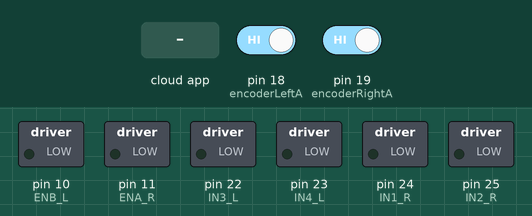
Bench run of a sketch on a simulated Arduino Mega 2560, built with avr-gcc and run on an emulated ATmega2560. Parts: switched loads named in the sketch (green lamp = pin HIGH). The inputs (shaded band) are chosen by the test bench; at power-on: pin 18 (encoderLeftA) HIGH, pin 19 (encoderRightA) HIGH. The ROS host is connected and sends only what is stated.

Above: at 1.2 s.
1.3 s: the phone or cloud app sets linear.x to -100
At 2.1 s:
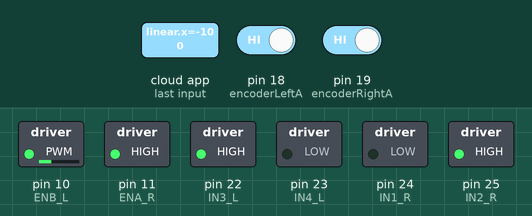
2.8 s: the phone or cloud app sets angular.z to -100
At 3.1 s:
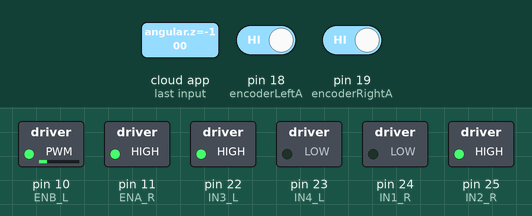
4.3 s: the phone or cloud app sets linear.x to 0
At 5.5 s:
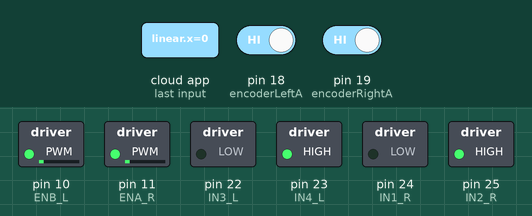
5.8 s: the phone or cloud app sets angular.z to 100
At 6.7 s:
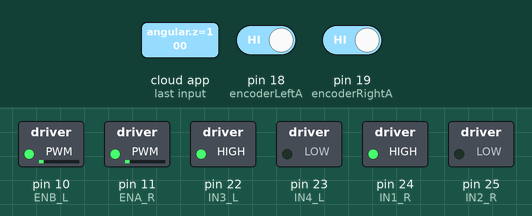
7.3 s: the phone or cloud app sets linear.x to 100
At 7.7 s:
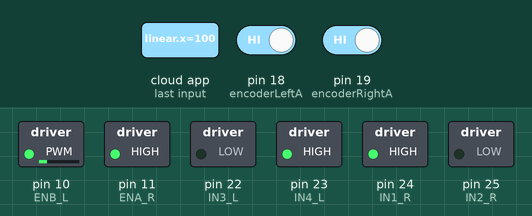
8.8 s: the phone or cloud app sets angular.z to 0
At 10.2 s:
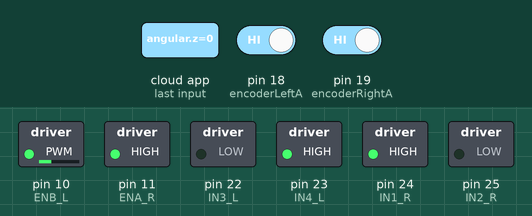
Timing chart, 0 to 11.3 s (numbered marks = the images above; inputs shaded):
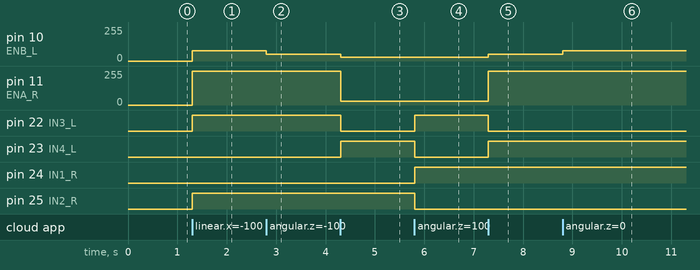

The sketch:

Public_Odometry.ino
```cpp
#include <ArduinoHardware.h>
#include <ros.h>
#include <ros/time.h>
#include <tf/tf.h>
#include <geometry_msgs/Twist.h>
#include <tf/transform_broadcaster.h>
#include <nav_msgs/Odometry.h>
#include <LiquidCrystal.h>

ros::NodeHandle nh;

#define ENB_L 10
#define IN3_L 22
#define IN4_L 23
#define ENA_R 11
#define IN1_R 24
#define IN2_R 25

#define encoderLeftA 18
#define encoderLeftB 16
#define encoderRightA 19
#define encoderRightB 17

volatile double counterL = 0, counterR = 0;

double w_r=0, w_l=0;
//wheel_rad is the wheel radius ,wheel_sep is
double wheel_rad = 0.03, wheel_sep = 0.17;
double speed_ang=0, speed_lin=0;

double x = 0.0;
double y = 0.0;
double theta = 0.0;
double dt = 0.1; //delta t = 100 ms

double vx = 0.0;
double vth = 0.0;

double dLeft = 0.0;
double dRight = 0.0;
double dCenter = 0.0;
double phi = 0.0;

void messageCb( const geometry_msgs::Twist& msg){
  speed_ang = msg.angular.z;
  speed_lin = msg.linear.x;
  w_r = (speed_lin/wheel_rad) + ((speed_ang*wheel_sep)/(2.0*wheel_rad));
  w_l = (speed_lin/wheel_rad) - ((speed_ang*wheel_sep)/(2.0*wheel_rad));
}
void Motors_init();
void countpulseLeft();
void countpulseRight();
void MotorL(int Pulse_Width1);
void MotorR(int Pulse_Width2);

double getDistanceLeft();
double getDistanceRight();

//Tranform broadcaster object
geometry_msgs::TransformStamped odom_trans;
geometry_msgs::Quaternion odom_quat;
tf::TransformBroadcaster odom_broadcaster;
//Odometry object
nav_msgs::Odometry odom;
ros::Publisher odom_pub("/odom", &odom);
ros::Subscriber<geometry_msgs::Twist> sub("/cmd_vel", &messageCb );

void setup() {
//  Serial.begin(9600);
  Motors_init();
  nh.initNode();
  nh.subscribe(sub);
  nh.advertise(odom_pub);
  odom_broadcaster.init(nh);
}

void loop() {

  MotorL(w_l*10);
  MotorR(w_r*10);

  dLeft = getDistanceLeft();
  dRight = getDistanceRight();
  dCenter = (dLeft + dRight)/2.0;
  phi = (dRight - dLeft)/wheel_sep;
  theta += phi;
  //constrain theta to the range 0 to 2pi
  if (theta > 2.0*PI) theta -=2.0*PI;
  if (theta <0.0) theta +=2.0*PI;
  //update Robot's x, y coordinates
  x += dCenter*cos(theta);
  y += dCenter*sin(theta);
  geometry_msgs::Quaternion odom_quat = tf::createQuaternionFromYaw(theta);
  //
  //publish the transform over tf
  //
  odom_trans.header.stamp = nh.now();
  odom_trans.header.frame_id = "odom";
  odom_trans.child_frame_id = "link_chassis";

  odom_trans.transform.translation.x = x;
  odom_trans.transform.translation.y = y;
  odom_trans.transform.translation.z = 0.0;
  odom_trans.transform.rotation = odom_quat;
  //send the transform
  odom_broadcaster.sendTransform(odom_trans);
  //
  //publish the odometry msg over ROS
  //
  vth = speed_ang;
  vx = speed_lin;
  odom.header.stamp = nh.now();
  odom.header.frame_id = "odom";
  //set the position
  odom.pose.pose.position.x = x;
  odom.pose.pose.position.y = y;
  odom.pose.pose.position.z = 0.0;
  odom.pose.pose.orientation = odom_quat;
  //set the velocity
  odom.child_frame_id = "link_chassis";
  odom.twist.twist.linear.x = vx;
  odom.twist.twist.linear.y = 0.0;
  odom.twist.twist.angular.z = vth;
  //publish the message
  odom_pub.publish(&odom);

  nh.spinOnce();

}
double getDistanceRight(){
  double sR = (counterR/374.0)*2.0*PI*wheel_rad;
  Serial.print(" counter Right: ");
  Serial.println(counterR);
  counterR = 0;
  return sR;
}
double getDistanceLeft(){
  double sL = (counterL/374.0)*2.0*PI*wheel_rad;
  Serial.print(" counter Left: ");
  Serial.println(counterL);
  counterL = 0;
  return sL;
}

void Motors_init(){
 pinMode(ENB_L, OUTPUT);
 pinMode(ENA_R, OUTPUT);
 pinMode(IN3_L, OUTPUT);
 pinMode(IN4_L, OUTPUT);
 pinMode(IN1_R, OUTPUT);
 pinMode(IN2_R, OUTPUT);
 pinMode(encoderLeftA, INPUT);
 pinMode(encoderLeftB, INPUT);
 pinMode(encoderRightA, INPUT);
 pinMode(encoderRightB, INPUT);
 digitalWrite(ENB_L, LOW);
 digitalWrite(ENA_R, LOW);
 digitalWrite(IN3_L, LOW);
 digitalWrite(IN4_L, LOW);
 digitalWrite(IN1_R, LOW);
 digitalWrite(IN2_R, LOW);
 digitalWrite(encoderLeftA, HIGH);
 digitalWrite(encoderLeftB, HIGH);
 digitalWrite(encoderRightA, HIGH);
 digitalWrite(encoderRightB, HIGH);
 attachInterrupt(5,countpulseLeft,RISING);
 attachInterrupt(4,countpulseRight,RISING);
}
void countpulseLeft(){
        counterL++;
}
void countpulseRight(){
        counterR++;
}
void MotorL(int Pulse_Width1){
 if (Pulse_Width1 > 0){
     analogWrite(ENB_L, Pulse_Width1);
     digitalWrite(IN3_L, LOW);
     digitalWrite(IN4_L, HIGH);
 }
 if (Pulse_Width1 < 0){
     Pulse_Width1=abs(Pulse_Width1);
     analogWrite(ENB_L, Pulse_Width1);
     digitalWrite(IN3_L, HIGH);
     digitalWrite(IN4_L, LOW);
 }
 if (Pulse_Width1 == 0){
     analogWrite(ENB_L, Pulse_Width1);
     digitalWrite(IN3_L, LOW);
     digitalWrite(IN4_L, LOW);
 }
}
void MotorR(int Pulse_Width2){
 if (Pulse_Width2 > 0){
     analogWrite(ENA_R, Pulse_Width2);
     digitalWrite(IN1_R, HIGH);
     digitalWrite(IN2_R, LOW);
 }
 if (Pulse_Width2 < 0){
     Pulse_Width2=abs(Pulse_Width2);
     analogWrite(ENA_R, Pulse_Width2);
     digitalWrite(IN1_R, LOW);
     digitalWrite(IN2_R, HIGH);
 }
 if (Pulse_Width2 == 0){
     analogWrite(ENA_R, Pulse_Width2);
     digitalWrite(IN1_R, LOW);
     digitalWrite(IN2_R, LOW);
 }
}
```

Measured:
- after the input at 1.3 s, pin 10 (ENB_L): 0/255 → 77/255 at once; pin 11 (ENA_R): 0/255 → 255/255 at once; pin 22 (IN3_L), pin 25 (IN2_R): LOW → HIGH at once
- after the input at 2.8 s, pin 10 (ENB_L): 77/255 → 49/255 at once
- after the input at 4.3 s, pin 10 (ENB_L): 49/255 → 28/255 at once; pin 11 (ENA_R): 255/255 → 28/255 at once; pin 22 (IN3_L): HIGH → LOW at once; pin 23 (IN4_L): LOW → HIGH at once
- after the input at 5.8 s, pin 22 (IN3_L), pin 24 (IN1_R): LOW → HIGH at once; pin 23 (IN4_L), pin 25 (IN2_R): HIGH → LOW at once
- after the input at 7.3 s, pin 10 (ENB_L): 28/255 → 49/255 at once; pin 11 (ENA_R): 28/255 → 255/255 at once; pin 22 (IN3_L): HIGH → LOW at once; pin 23 (IN4_L): LOW → HIGH at once
- after the input at 8.8 s, pin 10 (ENB_L): 49/255 → 77/255 at once
